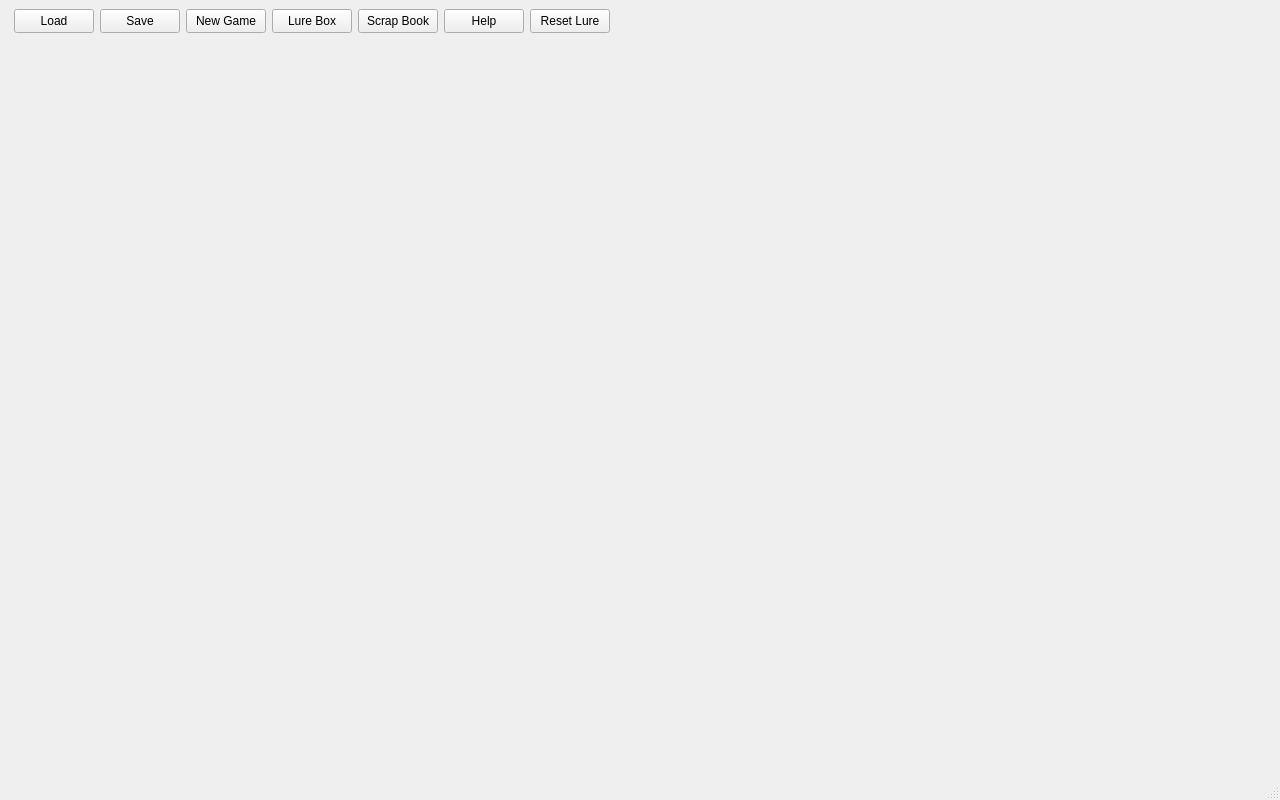
<?xml version="1.0" encoding="UTF-8"?>
<ui version="4.0">
 <class>View</class>
 <widget class="QMainWindow" name="View">
  <property name="geometry">
   <rect>
    <x>0</x>
    <y>0</y>
    <width>1280</width>
    <height>800</height>
   </rect>
  </property>
  <property name="maximumSize">
   <size>
    <width>1280</width>
    <height>800</height>
   </size>
  </property>
  <property name="windowTitle">
   <string>View</string>
  </property>
  <widget class="QWidget" name="gameViewWidget">
   <widget class="QPushButton" name="loadButton">
    <property name="geometry">
     <rect>
      <x>14</x>
      <y>9</y>
      <width>80</width>
      <height>24</height>
     </rect>
    </property>
    <property name="text">
     <string>Load</string>
    </property>
   </widget>
   <widget class="QPushButton" name="saveButton">
    <property name="geometry">
     <rect>
      <x>100</x>
      <y>9</y>
      <width>80</width>
      <height>24</height>
     </rect>
    </property>
    <property name="text">
     <string>Save</string>
    </property>
   </widget>
   <widget class="QWidget" name="drawingWidget" native="true">
    <property name="geometry">
     <rect>
      <x>0</x>
      <y>40</y>
      <width>1280</width>
      <height>740</height>
     </rect>
    </property>
    <property name="autoFillBackground">
     <bool>false</bool>
    </property>
   </widget>
   <widget class="QPushButton" name="lureBoxButton">
    <property name="geometry">
     <rect>
      <x>272</x>
      <y>9</y>
      <width>80</width>
      <height>24</height>
     </rect>
    </property>
    <property name="text">
     <string>Lure Box</string>
    </property>
   </widget>
   <widget class="QPushButton" name="fishBucketButton">
    <property name="geometry">
     <rect>
      <x>358</x>
      <y>9</y>
      <width>80</width>
      <height>24</height>
     </rect>
    </property>
    <property name="text">
     <string>Scrap Book</string>
    </property>
   </widget>
   <widget class="QPushButton" name="userGuideButton">
    <property name="geometry">
     <rect>
      <x>444</x>
      <y>9</y>
      <width>80</width>
      <height>24</height>
     </rect>
    </property>
    <property name="text">
     <string>Help</string>
    </property>
   </widget>
   <widget class="QPushButton" name="newButton">
    <property name="geometry">
     <rect>
      <x>186</x>
      <y>9</y>
      <width>80</width>
      <height>24</height>
     </rect>
    </property>
    <property name="text">
     <string>New Game</string>
    </property>
   </widget>
   <widget class="QPushButton" name="resetLureButton">
    <property name="geometry">
     <rect>
      <x>530</x>
      <y>9</y>
      <width>80</width>
      <height>24</height>
     </rect>
    </property>
    <property name="text">
     <string>Reset Lure</string>
    </property>
   </widget>
  </widget>
  <widget class="QMenuBar" name="menubar">
   <property name="geometry">
    <rect>
     <x>0</x>
     <y>0</y>
     <width>1280</width>
     <height>21</height>
    </rect>
   </property>
  </widget>
  <widget class="QStatusBar" name="statusbar"/>
 </widget>
 <resources/>
 <connections/>
</ui>
